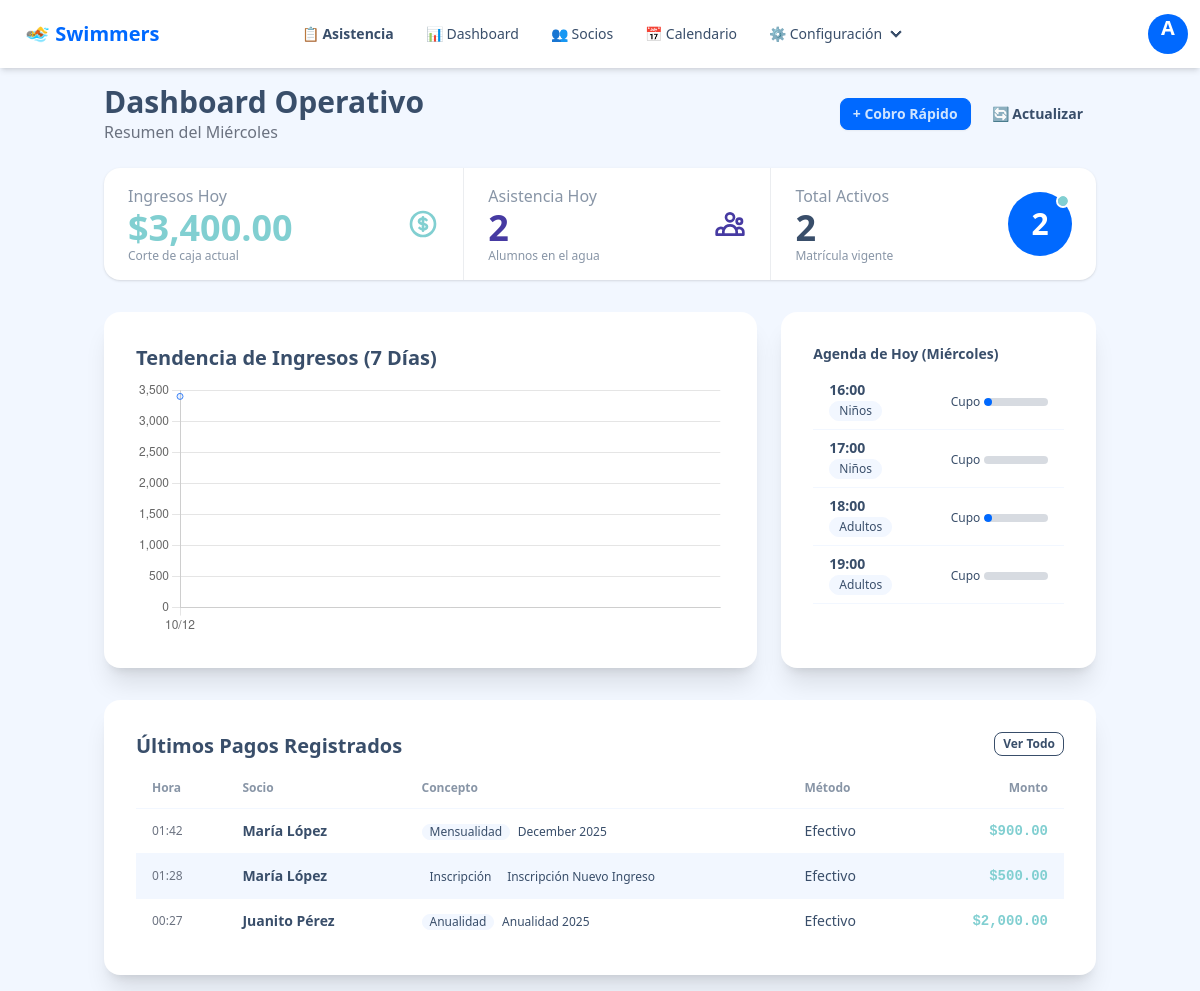
Page /reportes/dashboard (signed in) on the earlier database version.
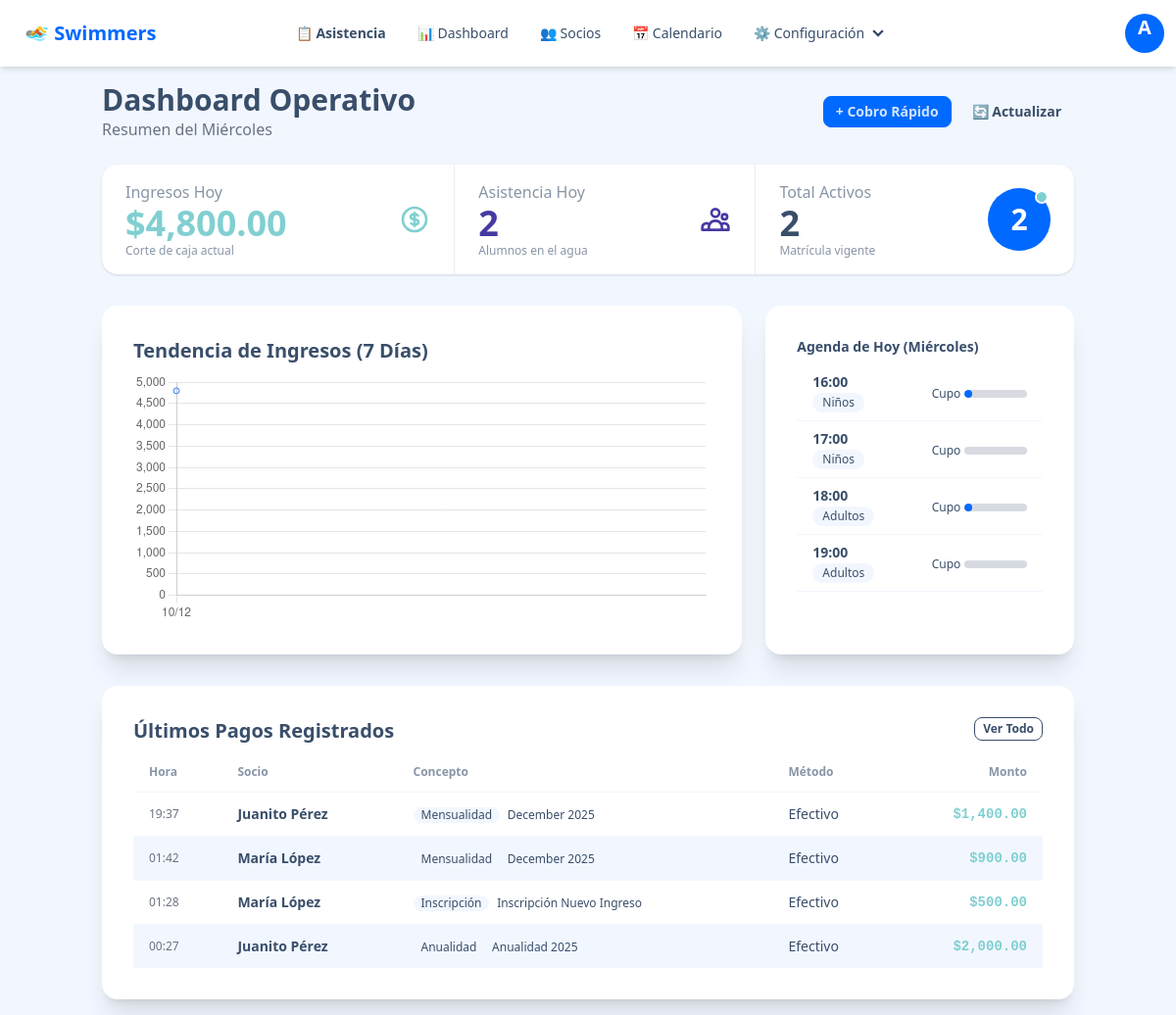
Same page on the later database version.
### app/models.py (models this page shows, shortened)
class User(UserMixin, db.Model):
    id = db.Column(db.Integer, primary_key=True)
    username = db.Column(db.String(64), index=True, unique=True, nullable=False)
    password_hash = db.Column(db.String(128))
    role = db.Column(db.String(20), nullable=False) # 'admin', 'recepcion', 'instructor'

class Horario(db.Model):
    id = db.Column(db.Integer, primary_key=True)
    dia_semana = db.Column(db.String(15), nullable=False) # Lunes, Martes...
    hora_inicio = db.Column(db.Time, nullable=False)
    hora_fin = db.Column(db.Time, nullable=False)
    nivel = db.Column(db.String(20), nullable=False)
    capacidad_maxima = db.Column(db.Integer, default=10)
    inscripciones = db.relationship('Inscripcion', backref='horario', lazy='dynamic')
    asistencias = db.relationship('Asistencia', backref='horario', lazy=True)
    def cupos_disponibles(self):
        ocupados = self.inscripciones.filter_by(activo=True).count()
        return self.capacidad_maxima - ocupados

class Pago(db.Model):
    id = db.Column(db.Integer, primary_key=True)
    folio_recibo = db.Column(db.String(20))
    socio_id = db.Column(db.Integer, db.ForeignKey('socio.id'), nullable=False)
    fecha_pago = db.Column(db.DateTime, default=datetime.utcnow)
    concepto_tipo = db.Column(db.String(50)) # Mensualidad, Anualidad
    detalle_concepto = db.Column(db.String(100)) # Noviembre 2024
    monto_base = db.Column(db.Float)
    monto_ajuste = db.Column(db.Float, default=0.0)
    total_cobrado = db.Column(db.Float)
    metodo_pago = db.Column(db.String(50))
    requiere_factura = db.Column(db.Boolean, default=False)

class Socio(db.Model):
    id = db.Column(db.Integer, primary_key=True)
    folio = db.Column(db.String(20), unique=True, index=True) # SW0001
    nombre_completo = db.Column(db.String(100), nullable=False)
    foto = db.Column(db.String(200)) # URL o path del archivo
    telefono = db.Column(db.String(20))
    email = db.Column(db.String(120))
    nivel = db.Column(db.String(20), nullable=False)
    fecha_registro = db.Column(db.DateTime, default=datetime.utcnow)
    membresia_id = db.Column(db.Integer, db.ForeignKey('membresia.id'))
    inscripciones = db.relationship('Inscripcion', backref='socio', lazy='dynamic')
    asistencias = db.relationship('Asistencia', backref='socio', lazy='dynamic')
    pagos = db.relationship('Pago', backref='socio', lazy='dynamic')

### app/routes/reportes.py (the view)
@reportes_bp.route('/dashboard')
@login_required
def dashboard():
    hoy = date.today()
    ingresos_hoy = db.session.query(func.sum(Pago.total_cobrado))\
        .filter(func.date(Pago.fecha_pago) == hoy).scalar() or 0
    asistencias_hoy = Asistencia.query.filter_by(fecha=hoy).count()
    total_alumnos = Socio.query.count() # O filtra por estatus si implementaste soft delete
    fecha_inicio_semana = hoy - timedelta(days=6)
    datos_semana = db.session.query(
        func.date(Pago.fecha_pago), func.sum(Pago.total_cobrado)
    ).filter(func.date(Pago.fecha_pago) >= fecha_inicio_semana)\
     .group_by(func.date(Pago.fecha_pago)).all()
    chart_labels = [datetime.strptime(d[0], '%Y-%m-%d').strftime('%d/%m') for d in datos_semana]
    chart_values = [float(d[1]) for d in datos_semana]
    dias_map = {0:"Lunes", 1:"Martes", 2:"Miércoles", 3:"Jueves", 4:"Viernes", 5:"Sábado", 6:"Domingo"}
    dia_nombre = dias_map[hoy.weekday()]
    clases_hoy = Horario.query.filter_by(dia_semana=dia_nombre)\
        .order_by(Horario.hora_inicio).all()
    ultimos_pagos = Pago.query.order_by(Pago.fecha_pago.desc()).limit(5).all()
    return render_template('reportes/dashboard.html',
                           ingresos_hoy=ingresos_hoy,
                           asistencias_hoy=asistencias_hoy,
                           total_alumnos=total_alumnos,
                           chart_labels=chart_labels,
                           chart_values=chart_values,
                           clases_hoy=clases_hoy,
                           ultimos_pagos=ultimos_pagos,
                           dia_actual=dia_nombre)

### app/models.py (called while the page is built)
@login.user_loader
def load_user(id):
    return User.query.get(int(id))

### app/templates/reportes/dashboard.html (shortened to what this page needs)
{% extends "base.html" %}
{% block content %}
<div class="flex justify-between items-center mb-6">
    <div>
        <h1 class="text-3xl font-bold text-base-content">Dashboard Operativo</h1>
        <p class="text-gray-500">Resumen del {{ dia_actual }} {{ fecha_hoy }}</p>
    </div>
    <div class="flex gap-2">
        <a href="{{ url_for('finanzas.cobrar', socio_id=1) }}" class="btn btn-primary btn-sm">+ Cobro Rápido</a>
        <button class="btn btn-ghost btn-sm">🔄 Actualizar</button>
    </div>
</div>
<div class="stats shadow w-full mb-8 bg-base-100">
  <div class="stat">
    <div class="stat-figure text-success">
    </div>
    <div class="stat-title">Ingresos Hoy</div>
    <div class="stat-value text-success">${{ "{:,.2f}".format(ingresos_hoy) }}</div>
    <div class="stat-desc">Corte de caja actual</div>
  </div>
  <div class="stat">
    <div class="stat-figure text-secondary">
    </div>
    <div class="stat-title">Asistencia Hoy</div>
    <div class="stat-value text-secondary">{{ asistencias_hoy }}</div>
    <div class="stat-desc">Alumnos en el agua</div>
  </div>
  <div class="stat">
    <div class="stat-figure text-primary">
      <div class="avatar online">
        <div class="w-16 rounded-full">
            <span class="text-3xl flex items-center justify-center h-full bg-primary text-white font-bold">
                {{ total_alumnos }}
            </span>
        </div>
      </div>
    </div>
    <div class="stat-title">Total Activos</div>
    <div class="stat-value">{{ total_alumnos }}</div>
    <div class="stat-desc">Matrícula vigente</div>
  </div>
</div>
<div class="grid grid-cols-1 lg:grid-cols-3 gap-6 mb-8">
    <div class="lg:col-span-2 card bg-base-100 shadow-xl">
        <div class="card-body">
            <h2 class="card-title">Tendencia de Ingresos (7 Días)</h2>
            <div class="h-64 w-full">
                <canvas id="incomeChart"></canvas>
            </div>
        </div>
    </div>
    <div class="card bg-base-100 shadow-xl">
        <div class="card-body">
            <h2 class="card-title text-sm">Agenda de Hoy ({{ dia_actual }})</h2>
            <div class="overflow-y-auto h-64">
                <ul class="menu bg-base-100 w-full p-0">
                    {% for clase in clases_hoy %}
                    {% set porcentaje = (clase.cupos_disponibles() / clase.capacidad_maxima) * 100 %}
                    <li class="border-b border-base-200">
                        <a href="{{ url_for('horarios.detalle_clase', id=clase.id) }}" class="flex justify-between">
                            <div>
                                <span class="font-bold block">{{ clase.hora_inicio.strftime('%H:%M') }}</span>
                                <span class="text-xs badge badge-ghost">{{ clase.nivel }}</span>
                            </div>
                            <div class="text-right">
                                <span class="text-xs">Cupo</span>
                                <progress class="progress progress-primary w-16" value="{{ clase.capacidad_maxima - clase.cupos_disponibles() }}" max="{{ clase.capacidad_maxima }}"></progress>
                            </div>
                        </a>
                    </li>
                    {% else %}
                    <li class="text-center p-4 text-gray-400">No hay más clases hoy</li>
                    {% endfor %}
                </ul>
            </div>
        </div>
    </div>
</div>
<div class="card bg-base-100 shadow-xl">
    <div class="card-body">
        <div class="flex justify-between">
            <h2 class="card-title">Últimos Pagos Registrados</h2>
            <a href="#" class="btn btn-xs btn-outline">Ver Todo</a>
        </div>
        <div class="overflow-x-auto">
            <table class="table table-zebra w-full">
                <thead>
                    <tr>
                        <th>Hora</th>
                        <th>Socio</th>
                        <th>Concepto</th>
                        <th>Método</th>
                        <th class="text-right">Monto</th>
                    </tr>
                </thead>
                <tbody>
                    {% for pago in ultimos_pagos %}
                    <tr>
                        <td class="text-xs text-gray-500">{{ pago.fecha_pago.strftime('%H:%M') }}</td>
                        <td class="font-bold">{{ pago.socio.nombre_completo }}</td>
                        <td>
                            <div class="badge badge-ghost badge-sm">{{ pago.concepto_tipo }}</div>
                            <span class="text-xs ml-1">{{ pago.detalle_concepto }}</span>
                        </td>
                        <td>{{ pago.metodo_pago }}</td>
                        <td class="text-right font-mono text-success font-bold">${{ "{:,.2f}".format(pago.total_cobrado) }}</td>
                    </tr>
                    {% endfor %}
                </tbody>
            </table>
        </div>
    </div>
</div>
<script>
  const ctx = document.getElementById('incomeChart');
  new Chart(ctx, {
    type: 'line',
    data: {
      labels: {{ chart_labels | safe }},
      datasets: [{
        label: 'Ingresos ($)',
        data: {{ chart_values | safe }},
        borderColor: '#3b82f6', // Azul Tailwind
        backgroundColor: 'rgba(59, 130, 246, 0.1)',
        tension: 0.3,
        fill: true
      }]
    },
    options: {
      responsive: true,
      maintainAspectRatio: false,
      scales: {
        y: { beginAtZero: true }
      },
      plugins: {
        legend: { display: false }
      }
    }
  });
</script>
{% endblock %}

### app/templates/base.html (shortened to what this page needs)
<!DOCTYPE html>
<html lang="es" data-theme="winter">
<head>
    <link href="https://cdn.jsdelivr.net/npm/daisyui@4.12.10/dist/full.min.css" rel="stylesheet" type="text/css" />
    <script src="https://cdn.tailwindcss.com"></script>
</head>
<body class="min-h-screen bg-base-200">
<div class="navbar bg-base-100 shadow-md sticky top-0 z-50">
    <div class="navbar-start">
      <a class="btn btn-ghost text-xl text-primary font-bold">
          🏊 Swimmers
      </a>
    </div>
    <div class="navbar-center hidden lg:flex">
      <ul class="menu menu-horizontal px-1">
        {% if current_user.is_authenticated %}
          <li>
              <a href="{{ url_for('asistencia.hoy') }}" class="font-semibold">
                  📋 Asistencia
              </a>
          </li>
          {% if current_user.role in ['admin', 'recepcion'] %}
              <li><a href="{{ url_for('reportes.dashboard') }}">📊 Dashboard</a></li>
              <li><a href="{{ url_for('socios.lista') }}">👥 Socios</a></li>
              <li><a href="{{ url_for('horarios.calendario') }}">📅 Calendario</a></li>
          {% endif %}
          {% if current_user.role == 'admin' %}
              <li>
                  <details>
                      <summary>⚙️ Configuración</summary>
                  </details>
              </li>
          {% endif %}
        {% endif %}
      </ul>
    </div>
    <div class="navbar-end">
      {% if current_user.is_authenticated %}
          <div class="dropdown dropdown-end">
              <div tabindex="0" role="button" class="btn btn-ghost btn-circle avatar">
                  <div class="w-10 rounded-full bg-primary text-white flex items-center justify-center">
                      <span class="text-xl font-bold">{{ current_user.username[:1].upper() }}</span>
                  </div>
              </div>
          </div>
      {% else %}
          <a href="{{ url_for('auth.login') }}" class="btn btn-primary btn-sm">Iniciar Sesión</a>
      {% endif %}
    </div>
  </div>
    <main class="container mx-auto p-4">
        {% block content %}{% endblock %}
    </main>
</body>
</html>

Differences in the rows shown:
added Pago: fecha_pago "19:37", socio.nombre_completo "Juanito Pérez", concepto_tipo "Mensualidad", detalle_concepto "December 2025", metodo_pago "Efectivo", total_cobrado "1,400.00"
Other differences:
{{ "{:,.2f}".format(ingresos_hoy) }}: "3,400.00" → "4,800.00"
chart data {{ chart_values | safe }}: [3400.0] → [4800.0]
